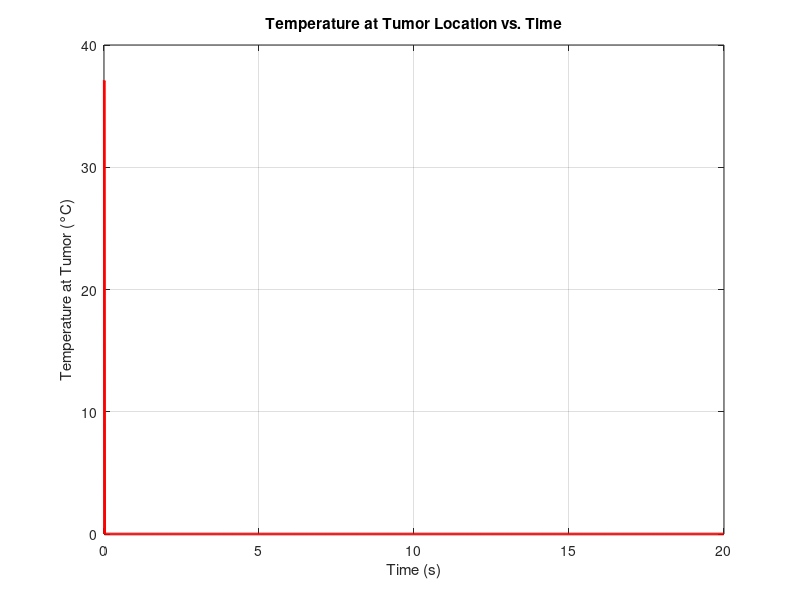

Reproduce this figure in MATLAB.
%% THREE-LAYER 1D TPL BIOHEAT MODEL WITH HEAT SOURCES AND INTERFACE BCs

clear; clc;

%% 1. PHYSICAL PARAMETERS AND LAYER PROPERTIES

% Skin layer thicknesses (m)
L_epi = 0.0015;   % Epidermis (1.5 mm)
L_derm = 0.0035;  % Dermis (3.5 mm)
L_subq = 0.01;    % Subcutaneous (10 mm)
L_total = L_epi + L_derm + L_subq;

% Spatial discretization
Nx = 300; dx = L_total/(Nx-1);
x = linspace(0, L_total, Nx);

% Assign layer indices
layer = zeros(1, Nx);
layer(x <= L_epi) = 1;                                  % Epidermis
layer(x > L_epi & x <= L_epi + L_derm) = 2;             % Dermis
layer(x > L_epi + L_derm) = 3;                          % Subcutaneous

% Layers' Interface locations
idx1 = find(layer(1:end-1)==1 & layer(2:end)==2, 1, 'last')+1;
idx2 = find(layer(1:end-1)==2 & layer(2:end)==3, 1, 'last')+1;

% TPL and material parameters (per layer)
rho     = [1150 1116 900];         % kg/m^3
c       = [3590 3300 2500];         % J/kg°C
k       = [0.2 0.45 0.3];           % W/m°C
k_star  = [0.1 0.1 0.1];         % W/m°C/s (dynamic, small)
tau_q   = [28 28 28];            % s
tau_T   = [2 2 20];            % s
tau_v   = [30 30 30];            % s

% Metabolic heat (baseline, W/m^3)
Qm0 = [50.65 50.65 50.65];

% Blood perfusion (1/s)
wb = [0 0.008 0.008];
rho_b = 1056; cb = 4000; Tb = 37; % blood

% Water vaporization and diffusion (all constants)
Da = 2.5e-5;    % m^2/s (air)
Mw = 0.018;     % kg/mol
Ra = 8.314;     % J/mol·K
Tw = 306;       % K (~33°C)
Pw = 5600;      % Pa (sat. vapor pressure at 33°C)
RH = 0.5;       % Relative humidity (fraction)
delta = 1e-4;   % m
c_air = 1005;   % J/kg·K
Df = [2e-9 2e-9 2e-9];  % m^2/s
cw = 4180;      % J/kg°C
rho_s = 1100;   % kg/m^3
rho_c = 1000;   % kg/m^3
nabla_r2 = (L_total/3)^2;

% External heat source (tumor device)
P = 30; % Watts
S = 12.5; % 1/kg
a0 = -127; % (1/m) tune a0 for spot size
% Qr0 will get calculated on a per-layer basis
x_star = 0.008; % m (tumor location)

% Simulation settings
T0 = [34 36 37];    % °C, initial
% dTdt0 = 0; % IC
% d2Tdt20 = 0; % IC
Nt = 2000;  % time steps
dt = 0.01;  % s
time = (0:Nt-1)*dt;

%% 2. INITIALIZATION

T = ones(Nx,1);          % initial temp
T(1:idx1-1) = T(idx1-1)*T0(1);
T(idx1:idx2-1) = T(idx1:idx2-1)*T0(2);
T(idx2:end) = T(idx2:end)*T0(3);
T_old = T;               % for second time-level
T_new = T;               % updated at each step

% For 2nd order time derivative
T_history = zeros(Nx, 3); % [n+1, n, n-1]
T_history(:,1) = T;       % n+1
T_history(:,2) = T;       % n
T_history(:,3) = T;       % n-1

tumor_idx = find(abs(x-x_star) == min(abs(x-x_star)),1); % nearest grid to tumor
T_tumor = zeros(1, Nt);

%% 3. MAIN TIME LOOP

for t = 1:2
    % --- Heat sources (at current T) ---
    Qm = zeros(Nx,1); Qd = zeros(Nx,1); Qb = zeros(Nx,1); Qv = zeros(Nx,1); Qr = zeros(Nx,1);

    for i = 1:Nx
        L = layer(i);

        %% CALCULATE HEAT SOURCES %%

        % Metabolic
        Qm(i) = Qm0(L) * (1 + (T(i) - T0(L))/10);

        % Water diffusion
        Qd(i) = (Df(L) * cw * (rho_s - rho_c) / nabla_r2) * (T(i) - T0(L));

        % Blood perfusion (dermis, subq)
        if L > 1
            Qb(i) = wb(L) * rho_b * cb * (Tb - T(i));
        end

        % Water vaporization (epidermis only)
        if L == 1
            Delta_m = (Da*Mw/(Ra*Tw)) * (Pw/Tw) * RH/(delta*c_air);
            Delta_Hvap = 2400e3; % J/kg
            Qv(i) = Delta_m * Delta_Hvap / (delta * c_air);
        end

        % External device (all layers, spatial Gaussian)
        Qr0 = rho(L)*S*P;
        Qr(i) = Qr0 * exp(-a0 * (x(i)-x_star)^2);

        Q_total = Qm + Qd + Qb + Qv + Qr;

        %% FINITE DIFFERENCE METHODS - STEP UPDATE %%
            % --- Update T_new using explicit Euler (illustrative) with TPL memory (2nd order) ---
            % For pedagogical clarity, below is a simplified TPL scheme using 2-level time stepping:
        L = layer(i);
        rho_i = rho(L); c_i = c(L); k_i = k(L);
        tq = tau_q(L); tT = tau_T(L); tv = tau_v(L);

        % Discrete spatial 2nd derivative
        if i == 1
            d2Tdx2 = (T(i+1) - 2*T(i) + 22) / dx^2; %% Assuming room temp outside of skin - BC
        elseif i == Nx
            d2Tdx2 = (37 - 2*T(i) + 22) / dx^2; %% Assuming body temp at end of tissue - BC
        else
            d2Tdx2 = (T(i+1) - 2*T(i) + T(i-1)) / dx^2;
        end

        % Temporal 1st and 2nd derivatives
        dTdt = (k(L) * (d2Tdx2) + Q_total(i)) / (rho(L) * c(L));
        d2Tdt2 = (k_star(L) * (d2Tdx2)) / (rho(L) * c(L));

        % % Simple TPL finite difference (needs refinement for strict TPL, see note)
        % % Central difference in time for 2nd order
        % if t > 2
        %     Tnm1 = T_history(i,3); % n-1
        % else
        %     Tnm1 = T0(L);
        % end

        % Main update (simplified; true TPL requires implicit or staggered multi-step)
        T_new(i) = T(i) + dt * (dTdt + tau_q(L) .* dTdt - tau_T(L) .* d2Tdt2 + (k(L) + k_star(L) .* tau_v(L)) .* dTdt);

    end

    % --- INTERFACE ENFORCEMENT ---

    % Epidermis-dermis
    kL = k(layer(idx1-1)); kR = k(layer(idx1));
    T_new(idx1) = (kL * T_new(idx1-1) + kR * T_new(idx1+1)) / (kL + kR);
    T_new(idx1-1) = T_new(idx1);
    % Dermis-subcutaneous
    kL = k(layer(idx2-1)); kR = k(layer(idx2));
    T_new(idx2) = (kL * T_new(idx2-1) + kR * T_new(idx2+1)) / (kL + kR);
    T_new(idx2-1) = T_new(idx2);

    % --- Store T at tumor location ---
    T_tumor(t) = T_new(tumor_idx);

    % --- Shift time levels ---
    T_history(:,3) = T_history(:,2); % n-1 <= n
    T_history(:,2) = T;              % n <= T^n
    T_history(:,1) = T_new;          % n+1 <= T^{n+1}

    % --- Advance solution ---
    T = T_new;

    % (Optional: plot temperature profiles in real time)
    % if mod(t,200)==0
    %     plot(x*1000,T,'LineWidth',2); drawnow;
    % end
end

%% 4. PLOT: TUMOR TEMPERATURE VS TIME

figure;
plot(time, T_tumor, 'r', 'LineWidth', 2);
xlabel('Time (s)');
ylabel('Temperature at Tumor (°C)');
title('Temperature at Tumor Location vs. Time');
grid on;